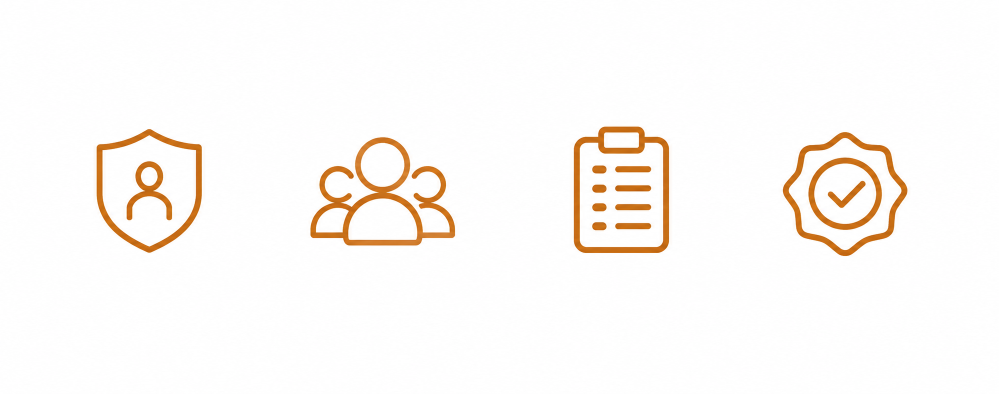
#> input picture ChatGPT Image Aug 31, 2026, 01_51_51 AM.png, 1997 x 787 px, found by its file name (shown at 1/2 size)
$ python split-hajj-prereg-icons.py
#> lines starting #> are read from the running program, lines starting #| are printed output that depends on the picture
from PIL import Image
from pathlib import Path

src = Path(r"D:\mobarak\ChatGPT Image Aug 31, 2026, 01_51_51 AM.png")
out_dir = Path(r"D:\mobarak\public\brand\icons\hajj-prereg")
out_dir.mkdir(parents=True, exist_ok=True)

im = Image.open(src).convert("RGBA")
w, h = im.size
#> w = 1997; h = 787
cols = 4
cell_w = w // cols
#> cell_w = 499
names = ["shield", "users", "clipboard", "award"]


def make_transparent(img: Image.Image, threshold: int = 245) -> Image.Image:
    pixels = img.load()
    for y in range(img.height):
        for x in range(img.width):
            r, g, b, a = pixels[x, y]
            if r >= threshold and g >= threshold and b >= threshold:
                pixels[x, y] = (r, g, b, 0)
    return img


def trim(img: Image.Image, pad: int = 8) -> Image.Image:
    bbox = img.getbbox()
    if not bbox:
        return img
    l, t, r, b = bbox
    l = max(0, l - pad)
    t = max(0, t - pad)
    r = min(img.width, r + pad)
    b = min(img.height, b + pad)
    return img.crop((l, t, r, b))


for i, name in enumerate(names):
    left = i * cell_w
    right = (i + 1) * cell_w if i < cols - 1 else w
    cell = im.crop((left, 0, right, h))
    cell = make_transparent(cell)
    cell = trim(cell, pad=12)
    side = max(cell.width, cell.height)
    canvas = Image.new("RGBA", (side, side), (0, 0, 0, 0))
    ox = (side - cell.width) // 2
    oy = (side - cell.height) // 2
    canvas.paste(cell, (ox, oy), cell)
    if side < 512:
        canvas = canvas.resize((512, 512), Image.Resampling.LANCZOS)
    path = out_dir / f"{name}.png"
    canvas.save(path, optimize=True)
    print(name, canvas.size, "->", path)
#> this loop made 4 passes
#> (bbox in trim, l in trim, t in trim, r in trim, b in trim) on passes 1 to 4: ((191, 258, 406, 506), 179, 246, 418, 518), ((121, 274, 412, 492), 109, 262, 424, 504), ((149, 253, 343, 506), 137, 241, 355, 518), ((66, 264, 320, 513), 54, 252, 332, 525)
#> pass 1, `cell = im.crop((left, 0, right, h))`:
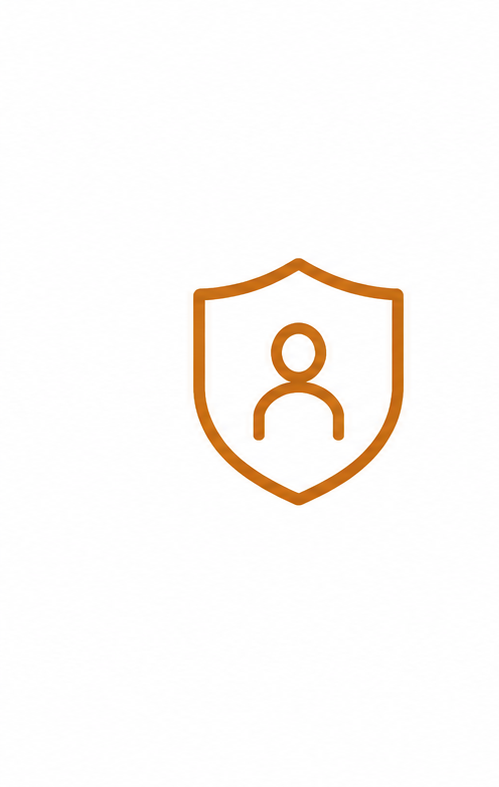
#> cell: PIL image 499x787 RGBA; mean R, G, B, A 252.6, 249.8, 247.1, 255
#> pass 1, `cell = trim(cell, pad=12)`:
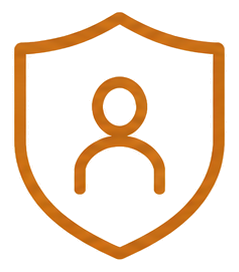
#> cell: PIL image 239x272 RGBA; mean R, G, B, A 244.1, 227.5, 211.3, 52.5; transparent parts drawn white
#> after the loop:
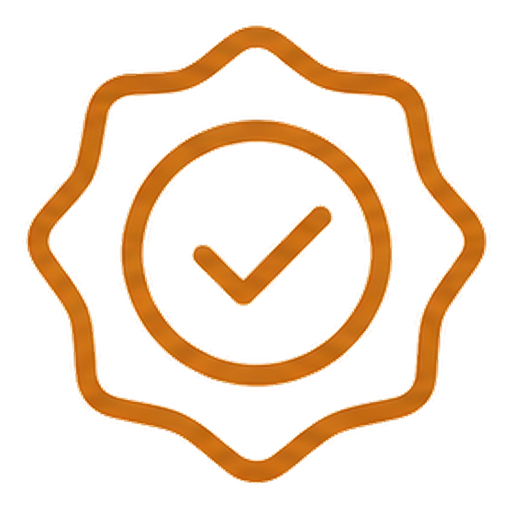
#> canvas: PIL image 512x512 RGBA; mean R, G, B, A 58.5, 40.4, 22.5, 55.5; transparent parts drawn white
#> after the loop:
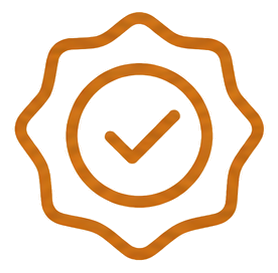
#> cell: PIL image 278x273 RGBA; mean R, G, B, A 243.3, 225.5, 208.1, 56.4; transparent parts drawn white

print("done")

$ run again, with ChatGPT Image Aug 29, 2026, 05_20_11 AM.png copied over ChatGPT Image Aug 31, 2026, 01_51_51 AM.png
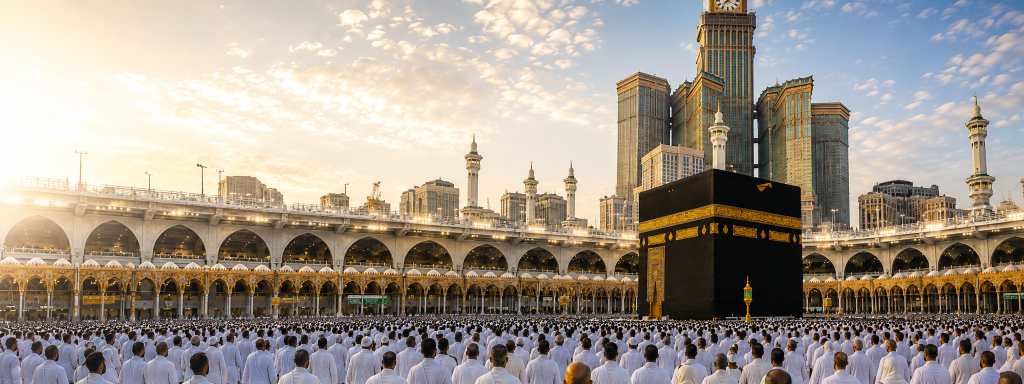
#> input picture ChatGPT Image Aug 29, 2026, 05_20_11 AM.png, 2048 x 768 px, found by its file name (shown at 1/2 size)
#> the loop `for i, name in enumerate(names):` made 4 passes
#> pass 1, `canvas.save(path, optimize=True)`:
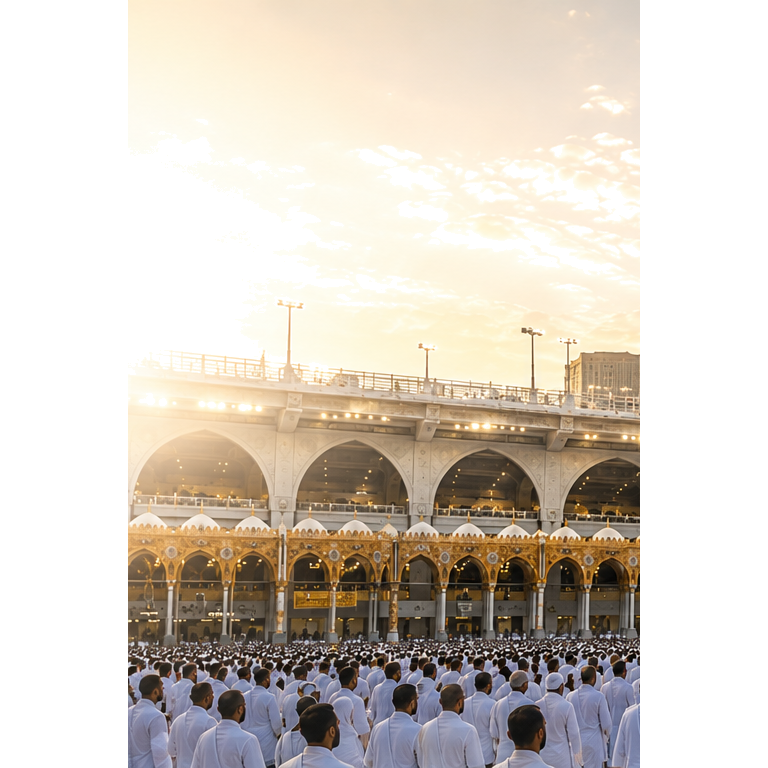
#> saved as shield.png: PIL image 768x768 RGBA; mean R, G, B, A 111.4, 103, 92.8, 152; transparent parts drawn white
#> after the loop `for i, name in enumerate(names):`:
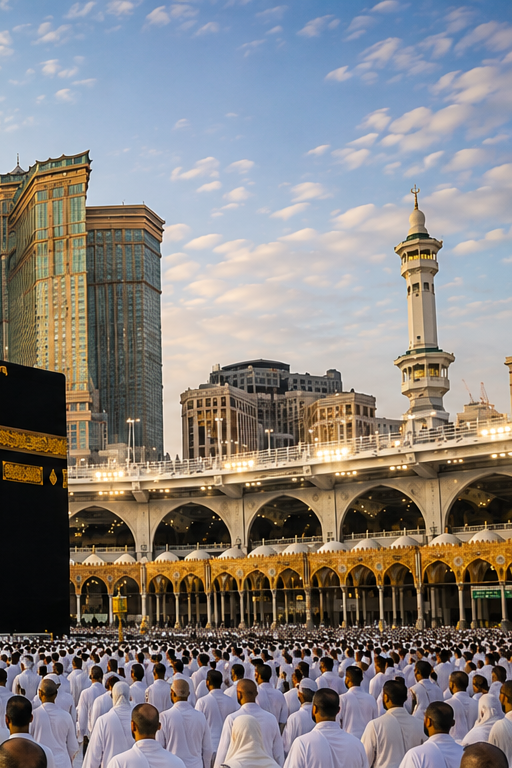
#> cell: PIL image 512x768 RGBA; mean R, G, B, A 134.9, 130.3, 128.2, 254.8; transparent parts drawn white

$ run again, with ChatGPT Image Aug 31, 2026, 01_01_23 AM.png copied over ChatGPT Image Aug 31, 2026, 01_51_51 AM.png
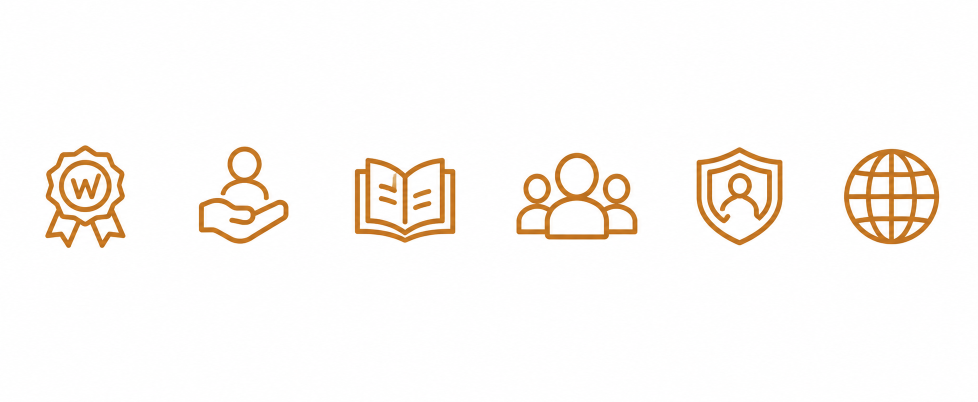
#> input picture ChatGPT Image Aug 31, 2026, 01_01_23 AM.png, 1956 x 804 px, found by its file name (shown at 1/2 size)
#> the loop `for i, name in enumerate(names):` made 4 passes
#> (bbox in trim, l in trim, t in trim, r in trim, b in trim) on passes 1 to 4: ((90, 290, 489, 497), 78, 278, 489, 509), ((0, 291, 422, 487), 0, 279, 434, 499), ((54, 298, 489, 487), 42, 286, 489, 499), ((0, 294, 412, 491), 0, 282, 424, 503)
#> after the loop `for i, name in enumerate(names):`:
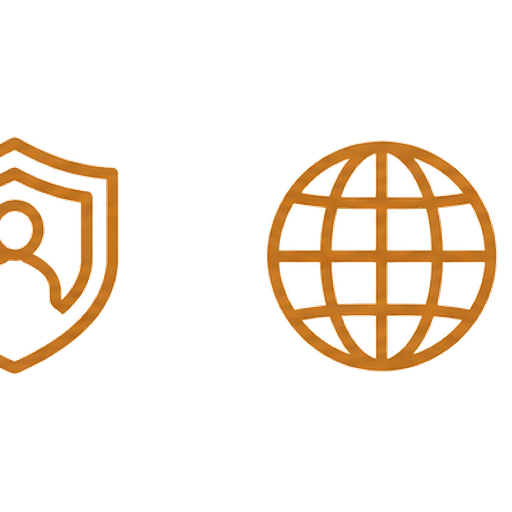
#> canvas: PIL image 512x512 RGBA; mean R, G, B, A 34.6, 25.3, 15.2, 33.6; transparent parts drawn white
#> after the loop `for i, name in enumerate(names):`:
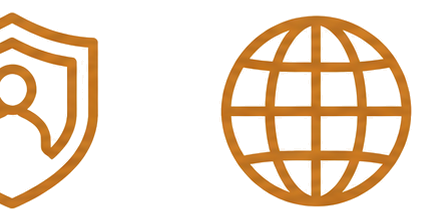
#> cell: PIL image 424x221 RGBA; mean R, G, B, A 240.8, 223.6, 205.1, 64.4; transparent parts drawn white
